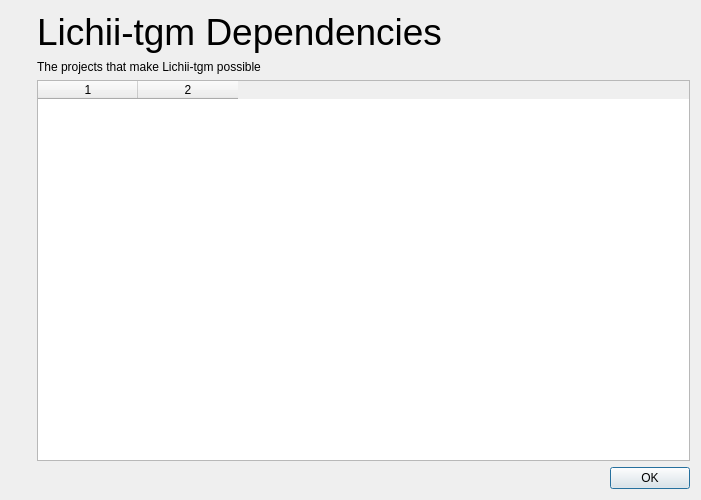
<?xml version="1.0" encoding="UTF-8"?>
<ui version="4.0">
 <class>DepsDialog</class>
 <widget class="QDialog" name="DepsDialog">
  <property name="geometry">
   <rect>
    <x>0</x>
    <y>0</y>
    <width>701</width>
    <height>500</height>
   </rect>
  </property>
  <property name="windowTitle">
    <string>Lichii-tgm Dependencies</string>
  </property>
  <layout class="QVBoxLayout" name="verticalLayout_3">
   <item>
    <layout class="QHBoxLayout" name="horizontalLayout" stretch="0,1">
     <item>
      <layout class="QVBoxLayout" name="verticalLayout_2">
       <item>
        <widget class="QLabel" name="labelLogo">
         <property name="sizePolicy">
          <sizepolicy hsizetype="Preferred" vsizetype="Preferred">
           <horstretch>0</horstretch>
           <verstretch>0</verstretch>
          </sizepolicy>
         </property>
         <property name="maximumSize">
          <size>
           <width>200</width>
           <height>200</height>
          </size>
         </property>
         <property name="text">
          <string/>
         </property>
         <property name="pixmap">
          <pixmap resource="../../dist/qt_themes/default/default.qrc">:/icons/default/256x256/lichii.png</pixmap>
         </property>
         <property name="scaledContents">
          <bool>true</bool>
         </property>
        </widget>
       </item>
       <item>
        <spacer name="verticalSpacer">
         <property name="orientation">
          <enum>Qt::Orientation::Vertical</enum>
         </property>
         <property name="sizeHint" stdset="0">
          <size>
           <width>20</width>
           <height>40</height>
          </size>
         </property>
        </spacer>
       </item>
      </layout>
     </item>
     <item>
      <layout class="QVBoxLayout" name="verticalLayout">
       <item>
        <widget class="QLabel" name="labelEden">
         <property name="sizePolicy">
          <sizepolicy hsizetype="Preferred" vsizetype="Fixed">
           <horstretch>0</horstretch>
           <verstretch>0</verstretch>
          </sizepolicy>
         </property>
         <property name="text">
          <string>&lt;html&gt;&lt;head/&gt;&lt;body&gt;&lt;p&gt;&lt;span style=&quot; font-size:28pt;&quot;&gt;Lichii-tgm Dependencies&lt;/span&gt;&lt;/p&gt;&lt;/body&gt;&lt;/html&gt;</string>
         </property>
        </widget>
       </item>
       <item>
        <widget class="QLabel" name="labelInfo">
         <property name="sizePolicy">
          <sizepolicy hsizetype="Preferred" vsizetype="Fixed">
           <horstretch>0</horstretch>
           <verstretch>0</verstretch>
          </sizepolicy>
         </property>
         <property name="text">
        <string>&lt;html&gt;&lt;head/&gt;&lt;body&gt;&lt;p&gt;The projects that make Lichii-tgm possible&lt;/p&gt;&lt;/body&gt;&lt;/html&gt;</string>
         </property>
        </widget>
       </item>
       <item>
        <widget class="QTableWidget" name="tableDeps">
         <property name="editTriggers">
          <set>QAbstractItemView::EditTrigger::NoEditTriggers</set>
         </property>
         <property name="alternatingRowColors">
          <bool>true</bool>
         </property>
         <property name="selectionMode">
          <enum>QAbstractItemView::SelectionMode::NoSelection</enum>
         </property>
         <property name="columnCount">
          <number>2</number>
         </property>
         <attribute name="horizontalHeaderShowSortIndicator" stdset="0">
          <bool>false</bool>
         </attribute>
         <attribute name="verticalHeaderVisible">
          <bool>false</bool>
         </attribute>
         <column/>
         <column/>
        </widget>
       </item>
      </layout>
     </item>
    </layout>
   </item>
   <item>
    <widget class="QDialogButtonBox" name="buttonBox">
     <property name="orientation">
      <enum>Qt::Orientation::Horizontal</enum>
     </property>
     <property name="standardButtons">
      <set>QDialogButtonBox::StandardButton::Ok</set>
     </property>
    </widget>
   </item>
  </layout>
 </widget>
 <resources>
  <include location="../../dist/qt_themes/default/default.qrc"/>
 </resources>
 <connections>
  <connection>
   <sender>buttonBox</sender>
   <signal>accepted()</signal>
   <receiver>DepsDialog</receiver>
   <slot>accept()</slot>
   <hints>
    <hint type="sourcelabel">
     <x>20</x>
     <y>20</y>
    </hint>
    <hint type="destinationlabel">
     <x>20</x>
     <y>20</y>
    </hint>
   </hints>
  </connection>
  <connection>
   <sender>buttonBox</sender>
   <signal>rejected()</signal>
   <receiver>DepsDialog</receiver>
   <slot>reject()</slot>
   <hints>
    <hint type="sourcelabel">
     <x>20</x>
     <y>20</y>
    </hint>
    <hint type="destinationlabel">
     <x>20</x>
     <y>20</y>
    </hint>
   </hints>
  </connection>
 </connections>
</ui>
